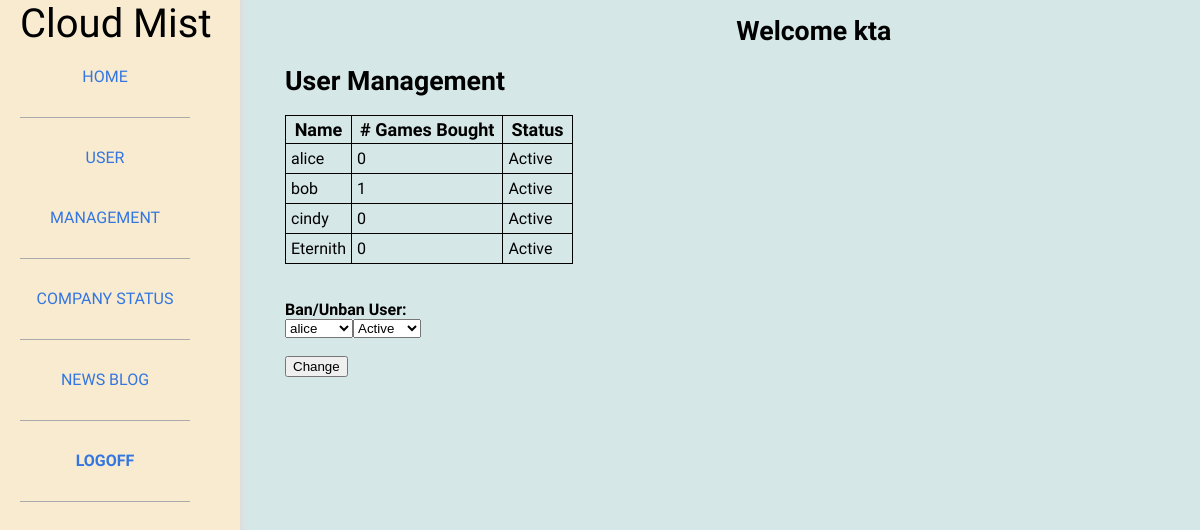
Screenshot of /CloudMistWeb/admin-frontend/admin_user.php (signed in) with the database file from the repository.
### tables this page shows
CREATE TABLE gamer (	g_user VARCHAR(20) NOT NULL, 
						password VARCHAR(20) NOT NULL, 
						status VARCHAR(10) NOT NULL, 
						a_user VARCHAR(20),
						FOREIGN KEY (a_user) REFERENCES admins (a_user),
						PRIMARY KEY (g_user)
					);

### CloudMistWeb/admin-frontend/admin_user.php (the view, shortened to what this page needs)
<?php
    function getList(){
        require '../backend/connect.php';
        $gamer_list_q = "SELECT g_user, status "
                . "FROM gamer ";
        $gamers = mysqli_query($conn, $gamer_list_q);
        $num_games_q = "SELECT g_user, COUNT(*) "
                . "FROM game_list "
                . "GROUP BY g_user";
        $num_games = mysqli_query($conn, $num_games_q);
        if($gamers -> num_rows > 0) {
            echo '<table class="admin-table"><tr>'
                    . '<th>Name</th>'
                    . '<th># Games Bought</th>'
                    . '<th>Status</th>'
                . '</tr>';
            while($row = $gamers -> fetch_assoc()) {
                $num = 0;
                while ($row2 = $num_games -> fetch_assoc()) {
                    if ($row2["g_user"] == $row["g_user"]) {
                        $num = $row2["COUNT(*)"];
                        break;
                    }
                }
                mysqli_data_seek($num_games, 0);
                echo "<tr><td>".$row["g_user"]."</td>"
                       . "<td>".$num."</td>"
                       . "<td>".$row["status"]."</td>";
            }
            echo "</table><br><br>";
            echo "<h3>Ban/Unban User: </h3>"
            . "<form method='post' action='admin_user.php'>"
            . "<select class='form-field' name='g_user'>";
            mysqli_data_seek($gamers, 0);
            while ($row = $gamers -> fetch_assoc()) {
                printf("<option value=%s> %s </option>", $row['g_user'], $row['g_user']);
            }
            echo "</select>";
            echo "<select class='form-field' name='status'>"
            . "<option value='Active'>Active</option>"
            . "<option value='Banned'>Banned</option>"
            . "</select><br><br>"
            . "<input class='form-field' type='submit' value='Change'>"
            . "</form>";
        }
        else {
            echo "There are no gamers registered!";
        }
    }
?>
<!DOCTYPE html>
<html>
<head>
    <link rel="stylesheet" href="../css/stylesheet.css">
        <link rel="stylesheet" href="../css/adminstyle.css">
</head>
<body>
    <div id="sidebar">
        <div class="logo_title">Cloud Mist</div>
        <ul id="sideButton">
            <a href="admin_profile.php"><li>HOME</li></a>
            <a href="admin_user.php"><li>USER MANAGEMENT</li></a>
            <a href="admin_company.php"><li>COMPANY STATUS</li></a>
            <a href="admin_blog.php"><li>NEWS BLOG</li></a>
            <a href="admin_login.php" onclick="logoffjs()"><li id="logoff">LOGOFF</li></a>
        </ul>
    </div>
    <div class="container">
        <div class="header">
            <h1 class="username">Welcome <?php printf($_SESSION['a_user']); ?></h1>
        </div>
        <div id="content">
            <h1>User Management</h1>
            <?php getList();
            ?>
        </div>
    </div>
</body>
</html>

### CloudMistWeb/css/stylesheet.css (style rules this page uses)
* { border-collapse:collapse; }
h1 { font-size: 20pt; font-family: 'PT Sans', sans-serif; color:#000; }
h3 { font-size: 12pt; font-family: 'PT Sans', sans-serif; color:#000; margin: 0; }
body { background: #ffffff; background: -moz-linear-gradient(left, #ffffff 0%, #ffffff 38%, #edf7f6 100%); background: -webkit-gradient(linear, left top, right top, color-stop(0%,#ffffff), color-stop(38%,#ffffff), color-stop(100%,#edf7f6)); background: -webkit-linear-gradient(left, #ffffff 0%,#ffffff 38%,#edf7f6 100%); background: -o-linear-gradient(left, #ffffff 0%,#ffffff 38%,#edf7f6 100%); background: -ms-linear-gradient(left, #ffffff 0%,#ffffff 38%,#edf7f6 100%); background: linear-gradient(to right, #ffffff 0%,#ffffff 38%,#edf7f6 100%); filter: progid:DXImageTransform.Microsoft.gradient( startColorstr='#ffffff', endColorstr='#edf7f6',GradientType=1 ); margin: auto; width: 70%; }
.logo_title { font-family: 'PT Sans', sans-serif; font-size: 40px; color:#000; width: 100%; float:left; }
.username { padding-top: 15px; color:#000; width: 65%; margin:auto; text-align: right; }
a { font-size:12pt; color:#3376E1; text-decoration:none; }
#content { display: inline-block; position: relative; width: 100%; }
#sidebar { position: fixed; top:0; bottom:0; left:0; width: 200px; height:800px; background-color:#fff; background-size:fill; padding: 0 20px 20px 20px; margin-right: 20px; border-right: 1px #ddd solid; box-shadow: 1px 0px 5px 1px #ddd; //height: 400px; }
#sidebar ul { padding: 0; margin: 0; }
#sideButton li { list-style-type: none; padding: 10px; margin: 0; font-family: 'PT Sans', sans-serif; border-bottom: 1px solid #aaa; }
#sideButton li { list-style: none; text-align: center; width: 150px; line-height: 60px; }
.container { position: relative; padding: 0 0 0 55px; margin-left: 50px; width: auto; }
#logoff { //border-left: 1px solid black; //border-right: 1px solid black; font-weight: bold; }

### CloudMistWeb/css/adminstyle.css (style rules this page uses)
body { background: #d6e7e7; }
#sidebar { background: #f8ebd0 ; }
.admin-table table, tr, th, td { border: 1px solid black; }
th { font-family: 'PT Sans', sans-serif; font-size: 18px; padding: 3px 8px; }
tr { padding: 20px 0; }
td { font-family: 'PT Sans', sans-serif; padding: 5px; }

### rows the page displays
gamer: g_user "alice", num "0", status "Active"
gamer: g_user "bob", num "1", status "Active"
gamer: g_user "cindy", num "0", status "Active"
gamer: g_user "Eternith", num "0", status "Active"

### other values shown
form field g_user "alice"
